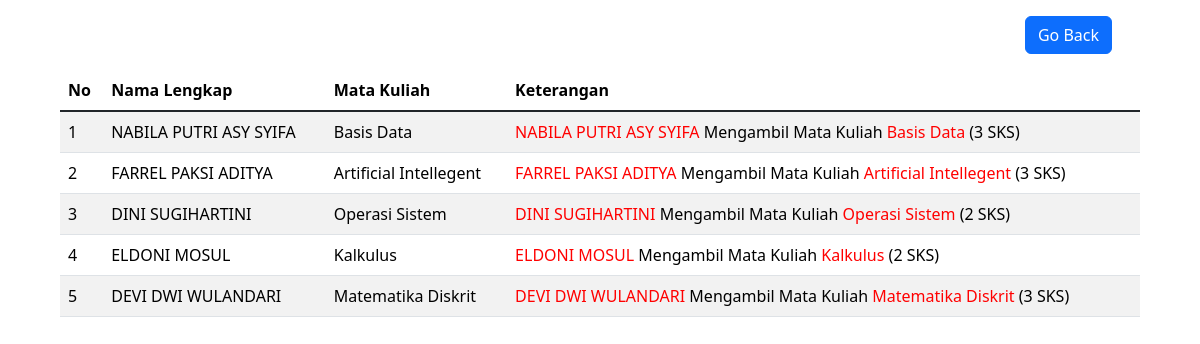
The page /krs.php on the database its author committed.
### tables this page shows
CREATE TABLE `krs` (
  `id` int(11) NOT NULL,
  `mahasiswa_npm` char(13) DEFAULT NULL,
  `matakuliah_kodemk` char(6) DEFAULT NULL
);

CREATE TABLE `mahasiswa` (
  `npm` char(13) NOT NULL,
  `nama` varchar(50) DEFAULT NULL,
  `jurusan` enum('Teknik Informatika','Sistem Operasi') DEFAULT NULL,
  `alamat` text DEFAULT NULL
);

CREATE TABLE `matakuliah` (
  `kodemk` char(6) NOT NULL,
  `nama_mk` varchar(50) DEFAULT NULL,
  `jumlah_sks` int(3) DEFAULT NULL
);

### krs.php (the view, shortened to what this page needs)
<!DOCTYPE html>
<html lang="en">
<head>
    <link href="https://cdn.jsdelivr.net/npm/bootstrap@5.3.3/dist/css/bootstrap.min.css" rel="stylesheet">
<body>
    <div class="container mx-5">
        <div class="d-flex justify-content-end me-5 my-3">
        <a href="index.php" class="btn btn-primary mx-3">Go Back</a>
        </div>
    </div>
    <div class=" d-flex  border-0 justify-content-center">
        <table class="table-striped table" style="width: 90%;">
            <thead>
                <th>No</th>
                <th>Nama Lengkap</th>
                <th>Mata Kuliah</th>
                <th>Keterangan</th>
            </thead>
            <tbody class=" table-group-divider ">
                <?php
                include "koneksi.php";
                $no = 1;
                $namamhs = mysqli_query($koneksi, "SELECT krs.id, mahasiswa.nama, matakuliah.nama_mk , matakuliah.jumlah_sks
                FROM krs
                INNER JOIN mahasiswa ON krs.mahasiswa_npm = mahasiswa.npm
                INNER JOIN matakuliah ON krs.matakuliah_kodemk = matakuliah.kodemk");
                foreach ($namamhs as $data) {
                ?>
                <tr>
                    <td><?= $no++ ?></td>
                    <td><?= $data['nama'] ?></td>
                    <td><?= $data['nama_mk'] ?></td>
                    <td><span><?= $data['nama'] ?></span> Mengambil Mata Kuliah <span><?= $data['nama_mk'] ?></span> (<?= $data['jumlah_sks'] ?> SKS)</td>
                </tr>
                <?php
                }
                ?>
            </tbody>
        </table>
    </div>
</body>
</html>

### krs.php (style rules this page uses)
span { color: red; }

### rows shown on the page
krs: mahasiswa_npm.nama "NABILA PUTRI ASY SYIFA", matakuliah_kodemk.nama_mk "Basis Data", matakuliah_kodemk.jumlah_sks "3"
krs: mahasiswa_npm.nama "FARREL PAKSI ADITYA", matakuliah_kodemk.nama_mk "Artificial Intellegent", matakuliah_kodemk.jumlah_sks "3"
krs: mahasiswa_npm.nama "DINI SUGIHARTINI", matakuliah_kodemk.nama_mk "Operasi Sistem", matakuliah_kodemk.jumlah_sks "2"
krs: mahasiswa_npm.nama "ELDONI MOSUL", matakuliah_kodemk.nama_mk "Kalkulus", matakuliah_kodemk.jumlah_sks "2"
krs: mahasiswa_npm.nama "DEVI DWI WULANDARI", matakuliah_kodemk.nama_mk "Matematika Diskrit", matakuliah_kodemk.jumlah_sks "3"
